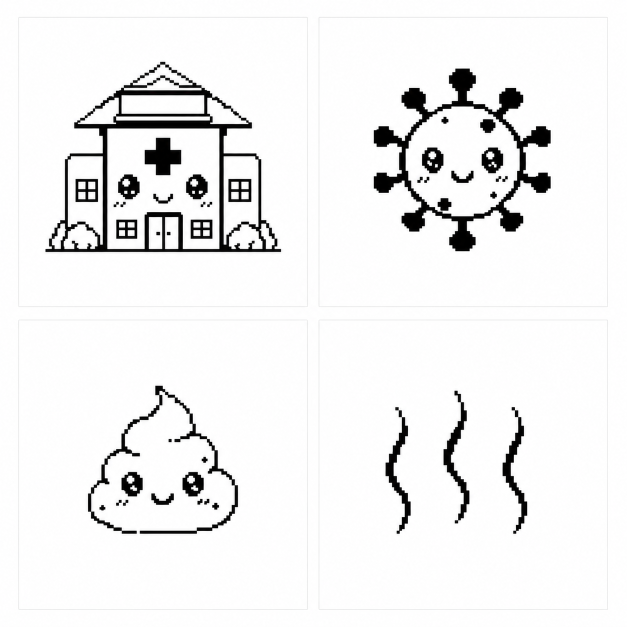
#> input picture assets/status/generated-status-sheet.png, 1254 x 1254 px (shown at 1/2 size)
$ python make_status_bitmaps.py
#> lines starting #> are read from the running program, lines starting #| are printed output that depends on the picture; after the words box and inside, x2 and y2 are one past the last pixel; in counts of white or black regions, pixels touching at a corner belong together
from pathlib import Path
import math

from PIL import Image, ImageDraw, ImageEnhance, ImageOps

ROOT = Path(__file__).resolve().parents[1]
SOURCE = ROOT / "assets" / "status" / "generated-status-sheet.png"
OUTPUT = ROOT / "status_bitmaps.h"
FINAL_DIR = ROOT / "assets" / "pixel-final" / "status"
PREVIEW_DIR = ROOT / "assets" / "bitmap-previews"

ASSETS = {
    "hospital": {"quad": (0, 0), "size": (120, 96), "max": (112, 90), "symbol": "HOSPITAL_STATUS"},
    "virus": {"quad": (1, 0), "size": (28, 28), "max": (26, 26), "symbol": "VIRUS_STATUS"},
    "poop": {"quad": (0, 1), "size": (28, 24), "max": (26, 22), "symbol": "POOP_STATUS"},
}


def binary(image: Image.Image, threshold: int = 185) -> Image.Image:
    gray = ImageOps.autocontrast(image.convert("L"))
    gray = ImageEnhance.Contrast(gray).enhance(1.6)
    return gray.point(lambda value: 0 if value < threshold else 255)


def quadrant(source: Image.Image, col: int, row: int) -> Image.Image:
    half_w = source.width // 2
    half_h = source.height // 2
    margin = min(32, half_w // 12, half_h // 12)
    left = col * half_w + margin
    top = row * half_h + margin
    right = (col + 1) * half_w - margin
    bottom = (row + 1) * half_h - margin
    return source.crop((left, top, right, bottom))


def fit_ink(image: Image.Image, frame_size: tuple[int, int], max_size: tuple[int, int]) -> Image.Image:
    prepared = binary(image)
    bbox = ImageOps.invert(prepared).getbbox()
    canvas = Image.new("L", frame_size, 255)
    if not bbox:
        return canvas
    subject = prepared.crop(bbox)
    subject.thumbnail(max_size, Image.Resampling.LANCZOS)
    subject = binary(subject, 205)
    x = (frame_size[0] - subject.width) // 2
    y = (frame_size[1] - subject.height) // 2
    canvas.paste(subject, (x, y))
    return canvas


def components(image: Image.Image) -> list[tuple[int, int, int, int]]:
    pixels = image.load()
    width, height = image.size
    seen = set()
    boxes = []
    for y in range(height):
        for x in range(width):
            if (x, y) in seen or pixels[x, y] != 0:
                continue
            stack = [(x, y)]
            seen.add((x, y))
            xs = []
            ys = []
            while stack:
                px, py = stack.pop()
                xs.append(px)
                ys.append(py)
                for nx, ny in ((px + 1, py), (px - 1, py), (px, py + 1), (px, py - 1)):
                    if 0 <= nx < width and 0 <= ny < height and (nx, ny) not in seen and pixels[nx, ny] == 0:
                        seen.add((nx, ny))
                        stack.append((nx, ny))
            if len(xs) > 20:
                boxes.append((min(xs), min(ys), max(xs) + 1, max(ys) + 1))
    return boxes


def prepare_smell(source: Image.Image) -> Image.Image:
    smell_quad = binary(quadrant(source, 1, 1))
    boxes = sorted(components(smell_quad), key=lambda box: box[0])
    if not boxes:
        return Image.new("L", (14, 36), 255)
    box = boxes[len(boxes) // 2]
    pad = 3
    box = (
        max(0, box[0] - pad),
        max(0, box[1] - pad),
        min(smell_quad.width, box[2] + pad),
        min(smell_quad.height, box[3] + pad),
    )
    return fit_ink(smell_quad.crop(box), (14, 36), (12, 34))


def prepare_love_heart() -> Image.Image:
    width, height = 84, 72
    scale = 6
    large = Image.new("L", (width * scale, height * scale), 255)
    draw = ImageDraw.Draw(large)

    raw_points = []
    for degree in range(360):
        t = math.radians(degree)
        x = 16 * (math.sin(t) ** 3)
        y = -(13 * math.cos(t) - 5 * math.cos(2 * t) -
              2 * math.cos(3 * t) - math.cos(4 * t))
        raw_points.append((x, y))

    min_x = min(point[0] for point in raw_points)
    max_x = max(point[0] for point in raw_points)
    min_y = min(point[1] for point in raw_points)
    max_y = max(point[1] for point in raw_points)
    margin_x = 7 * scale
    margin_y = 2 * scale
    target_w = (width - 14) * scale
    target_h = (height - 6) * scale
    points = [
        (
            margin_x + (x - min_x) * target_w / (max_x - min_x),
            margin_y + (y - min_y) * target_h / (max_y - min_y),
        )
        for x, y in raw_points
    ]
    draw.polygon(points, fill=0)

    heart = large.resize((width, height), Image.Resampling.LANCZOS)
    heart = heart.point(lambda value: 0 if value < 230 else 255)
    return heart


def encode_bitmap(image: Image.Image) -> list[int]:
    width, height = image.size
    bytes_per_row = (width + 7) // 8
    data = []
    pixels = image.load()
    for y in range(height):
        for byte_x in range(bytes_per_row):
            value = 0
            for bit in range(8):
                x = byte_x * 8 + bit
                if x < width and pixels[x, y] == 0:
                    value |= 0x80 >> bit
            data.append(value)
    return data


def format_array(name: str, data: list[int]) -> str:
    lines = [f"const uint8_t {name}[] BITMAP_PROGMEM = {{"]
    for index in range(0, len(data), 12):
        lines.append("  " + ", ".join(f"0x{value:02X}" for value in data[index:index + 12]) + ",")
    lines.append("};")
    return "\n".join(lines)


def append_asset(output: list[str], name: str, image: Image.Image) -> None:
    symbol = name.upper()
    width, height = image.size
    output.append(f"const uint8_t {symbol}_BITMAP_WIDTH = {width};")
    output.append(f"const uint8_t {symbol}_BITMAP_HEIGHT = {height};")
    output.append(format_array(f"{symbol}_BITMAP", encode_bitmap(image)))
    output.append("")
    image.save(FINAL_DIR / f"{name.lower()}.png")
    image.resize((width * 3, height * 3), Image.Resampling.NEAREST).save(
        PREVIEW_DIR / f"status-{name.lower()}.png"
    )


def main() -> None:
    FINAL_DIR.mkdir(parents=True, exist_ok=True)
    PREVIEW_DIR.mkdir(parents=True, exist_ok=True)
    source = Image.open(SOURCE)
#> source is the input picture: PIL image 1254x1254 RGB; mean R, G, B 239.8, 239.7, 239.8

    rendered: dict[str, Image.Image] = {}
    for name, spec in ASSETS.items():
        rendered[spec["symbol"]] = fit_ink(
            quadrant(source, *spec["quad"]),
            spec["size"],
            spec["max"],
        )
#> this loop made 3 passes
#> (bbox in fit_ink, x in fit_ink, y in fit_ink) on passes 1 to 3: ((58, 91, 531, 472), 4, 3), ((88, 105, 443, 471), 1, 1), ((144, 112, 444, 409), 3, 1)
#> pass 1, in fit_ink, `prepared = binary(image)`:
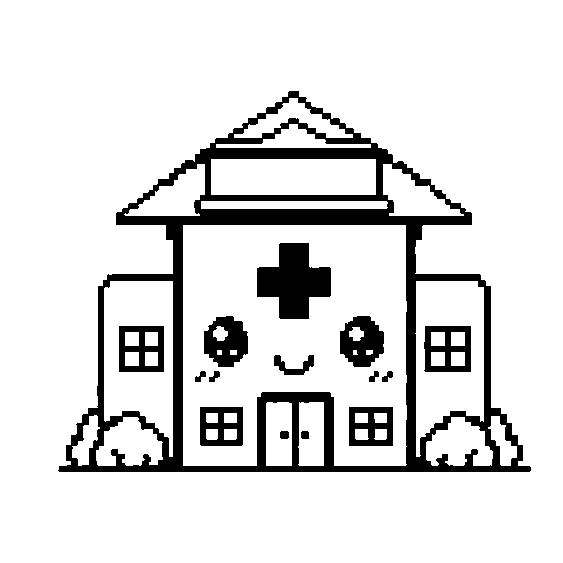
#> prepared: PIL image 563x563 L; 87.2% white; 15 black regions, largest, box (x1, y1, x2, y2) and area: (58, 91, 531, 472) 28243, (257, 243, 331, 319) 3586, (340, 316, 384, 367) 1536
#> after the loop, rendered = 3 items
    rendered["SMELL_STATUS"] = prepare_smell(source)
#> in binary (call 7), `return gray.point(lambda value: 0 if value < threshold else 255)`:
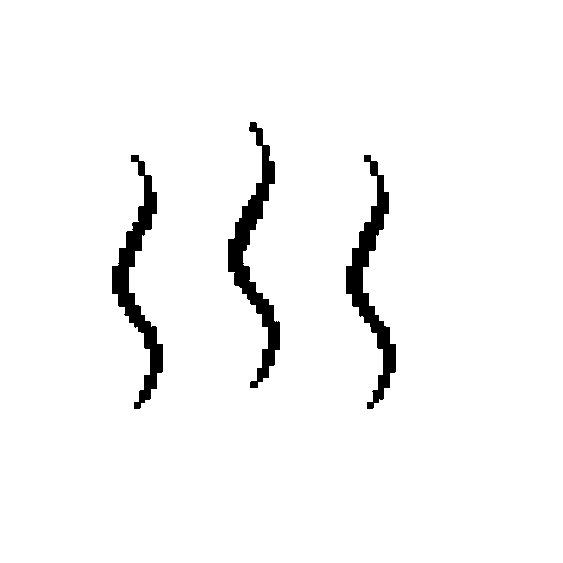
#> returned value: PIL image 563x563 L; 96.5% white; 3 black regions, box (x1, y1, x2, y2) and area: (228, 122, 280, 388) 3803, (112, 155, 163, 409) 3605, (346, 155, 396, 409) 3553
#> in prepare_smell, `boxes = sorted(components(smell_quad), key=lambda box: box[0])`: boxes = [(112, 155, 163, 409), (228, 122, 280, 388), (346, 155, 396, 409)]
#> in prepare_smell, `box = boxes[len(boxes) // 2]`: box = (228, 122, 280, 388)
#> in prepare_smell, `box = ( max(0, box[0] - pad), max(0, box[1] - pad), min(smell_quad.wid..`: box = (225, 119, 283, 391)
#> call 4 of fit_ink, with frame_size = (14, 36), max_size = (12, 34)
#> in binary (call 8), `gray = ImageOps.autocontrast(image.convert("L"))`:
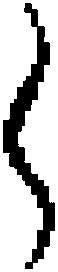
#> gray: PIL image 58x272 L; 75.9% white; 1 black region, box (x1, y1, x2, y2) and area: (3, 3, 55, 269) 3803
#> in fit_ink (call 4), `bbox = ImageOps.invert(prepared).getbbox()`: bbox = (3, 3, 55, 269)
#> in fit_ink (call 4), `subject = prepared.crop(bbox)`:
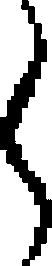
#> subject: PIL image 52x266 L; 72.5% white; 1 black region, box (x1, y1, x2, y2) and area: (0, 0, 52, 266) 3803
    rendered["LOVE_HEART"] = prepare_love_heart()
#> in prepare_love_heart, `large = Image.new("L", (width * scale, height * scale), 255)`: large: PIL image 504x432 L; every value is 255
#> in prepare_love_heart, `heart = heart.point(lambda value: 0 if value < 230 else 255)`:
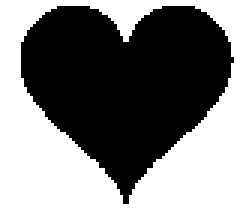
#> heart: PIL image 84x72 L (shown 3 times larger); 51.7% white; 1 black region, box (x1, y1, x2, y2) and area: (7, 2, 78, 68) 2922

    output = [
        "#pragma once",
        "",
        "#include <Arduino.h>",
        "",
        "#ifndef BITMAP_PROGMEM",
        "#if defined(__AVR__)",
        '#define BITMAP_PROGMEM __attribute__((section(".text.zzbitmaps")))',
        "#else",
        "#define BITMAP_PROGMEM PROGMEM",
        "#endif",
        "#endif",
        "",
    ]

    for symbol, image in rendered.items():
        append_asset(output, symbol, image)
#> this loop made 5 passes
#> pass 1, in append_asset, `image.resize((width * 3, height * 3), Image.Resampling.NEAREST).save( ..`:
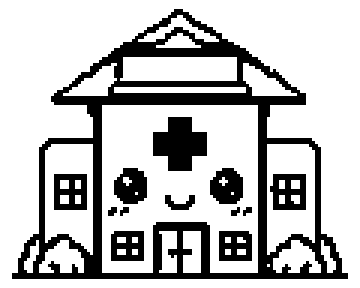
#> saved as status-hospital_status.png: PIL image 360x288 L; 74.8% white; 13 black regions, largest, box (x1, y1, x2, y2) and area: (12, 9, 348, 279) 18342, (153, 117, 207, 171) 2016, (270, 174, 306, 210) 945
#> pass 2, in append_asset (call 2), `image.save(FINAL_DIR / f"{name.lower()}.png")`:
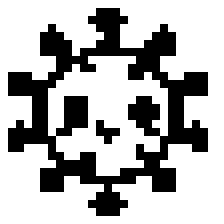
#> saved as virus_status.png: PIL image 28x28 L (shown 8 times larger); 69.8% white; black in thin lines or dots, all inside (x1, y1, x2, y2) = (1, 1, 26, 27)

    OUTPUT.write_text("\n".join(output), newline="\n")


if __name__ == "__main__":
    main()
